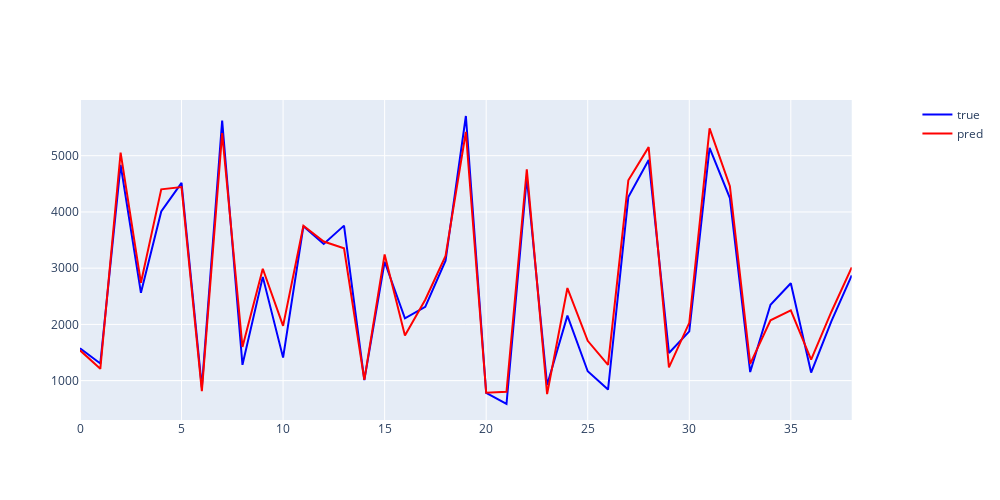

Write notebook code for a chart like this one.
### Code cell
df_need_1, df_need_2 = load_data("./마지막데이터/ongok_power_weather_df.csv")
%run ./make_model.ipynb

### Figure 1 — Plotly figure (JSON) as saved in the notebook; plotly's stock layout.template omitted (floating-point values rounded to 4 significant figures)
{"data": [{"line": {"color": "blue"}, "mode": "lines", "name": "true", "type": "scatter", "x": [0, 1, 2, 3, 4, 5, 6, 7, 8, 9, 10, 11, 12, 13, 14, 15, 16, 17, 18, 19, 20, 21, 22, 23, 24, 25, 26, 27, 28, 29, 30, 31, 32, 33, 34, 35, 36, 37, 38], "xaxis": "x", "y": [1576.0, 1303.0, 4835.0, 2561.0, 4008.0, 4516.0, 879.9, 5625.0, 1282.0, 2845.0, 1409.0, 3745.0, 3432.0, 3757.0, 1010.0, 3114.0, 2109.0, 2312.0, 3134.0, 5706.0, 780.2, 584.3, 4613.0, 921.4, 2156.0, 1167.0, 840.8, 4265.0, 4925.0, 1492.0, 1877.0, 5138.0, 4247.0, 1153.0, 2348.0, 2732.0, 1144.0, 2058.0, 2870.0], "yaxis": "y"}, {"line": {"color": "red"}, "mode": "lines", "name": "pred", "type": "scatter", "x": [0, 1, 2, 3, 4, 5, 6, 7, 8, 9, 10, 11, 12, 13, 14, 15, 16, 17, 18, 19, 20, 21, 22, 23, 24, 25, 26, 27, 28, 29, 30, 31, 32, 33, 34, 35, 36, 37, 38], "xaxis": "x", "y": [1540.0, 1210.0, 5055.0, 2739.0, 4402.0, 4443.0, 814.0, 5403.0, 1598.0, 2990.0, 1974.0, 3755.0, 3473.0, 3353.0, 1014.0, 3244.0, 1801.0, 2438.0, 3218.0, 5424.0, 784.8, 800.6, 4759.0, 760.5, 2647.0, 1709.0, 1282.0, 4562.0, 5153.0, 1235.0, 2028.0, 5486.0, 4456.0, 1299.0, 2073.0, 2248.0, 1372.0, 2226.0, 3013.0], "yaxis": "y"}], "layout": {"height": 500, "width": 1000, "xaxis": {"anchor": "y", "domain": [0, 0.94]}, "yaxis": {"anchor": "x", "domain": [0, 1]}, "yaxis2": {"anchor": "x", "overlaying": "y", "side": "right"}}}
